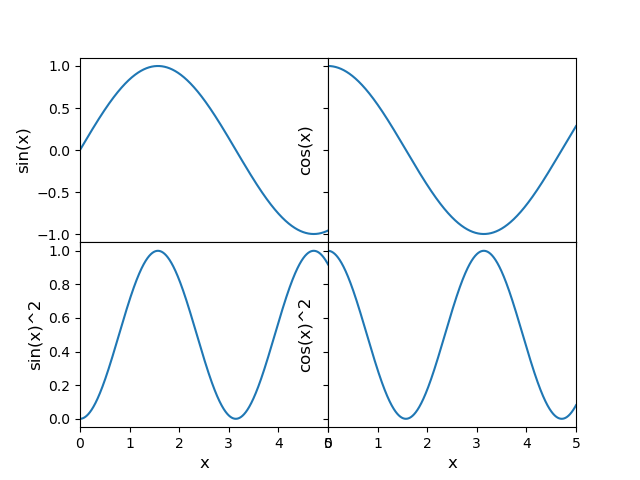

Here is the Python script that generated this plot:
import numpy as np
import matplotlib.pyplot as plt


fontsize0=12

#subplot
#refers to https://youtu.be/XFZRVnP-MTU
#https://matplotlib.org/3.3.3/api/_as_gen/matplotlib.pyplot.subplot.html
x=np.arange(0,6,0.001)

fig, ax=plt.subplots(nrows=2,ncols=2,sharex=True) 
			#nrows is the total rows
			#ncols is the total columns
			#sharex true means the xaxies will be shared
(nr,nc)=np.shape(ax)
for i in range(nr):
    for j in range(nc):
        if 1==0:#if i!=1:
            ax[i,j].set_xticklabels([])
        if j!=0:
            ax[i,j].set_yticklabels([])


ax[0,0].plot(x,np.sin(x),label='sin(x)')
#ax[0,0].set_xlabel('x')
ax[0,0].set_ylabel('sin(x)',fontsize=fontsize0)
#ax1.set_title()		#for the set the title name
ax[0,1].plot(x,np.cos(x),label='cos(x)')
#ax[0,1].set_xlabel('x')
ax[0,1].set_ylabel('cos(x)',fontsize=fontsize0)
ax[1,0].plot(x,np.sin(x)**2.,label='sin(x)^2')
ax[1,0].set_xlabel('x',fontsize=fontsize0)
ax[1,0].set_ylabel('sin(x)^2',fontsize=fontsize0)
ax[1,1].plot(x,np.cos(x)**2.,label='cos(x)^2')
ax[1,1].set_xlabel('x',fontsize=fontsize0)
ax[1,1].set_ylabel('cos(x)^2',fontsize=fontsize0)
ax[1,1].set_xlim([0, 5])
#for i in range(2):
#	for j in range(2):
#		ax[i,j].legend()

#for no space between plots: https://stackoverflow.com/questions/20057260/how-to-remove-gaps-between-subplots-in-matplotlib/45487279
plt.subplots_adjust(wspace=0, hspace=0)

plt.show()
